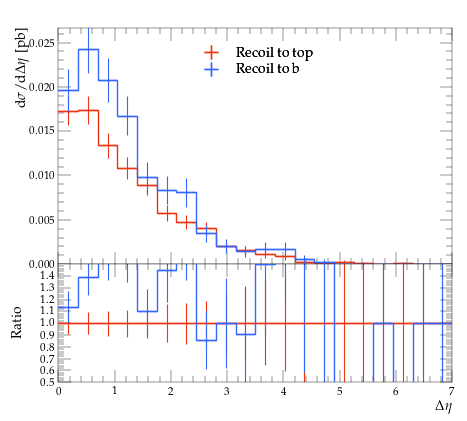

This chart was generated by the following Python code:
#! /usr/bin/env python

# This Python script was auto-generated using YODA v2.0.2.
# Analysis object: /MC_TTBAR/onelep_jetb_1_W_deta
# Timestamp: 31-07-2026 (12:23:22)

import matplotlib as mpl
import matplotlib.pyplot as plt
mpl.use('Agg') # comment out for interactive use
import os
import numpy as np

plotDir = os.path.split(os.path.realpath(__file__))[0]
if 'YODA_USER_PLOT_PATH' in globals():
    plot_outdir = globals()['YODA_USER_PLOT_PATH']
else:
    plot_outdir = plotDir

#plot style
plt.style.use(os.path.join(plotDir, '../default.mplstyle'))
# plot metadata
figW, figH = plt.rcParams['figure.figsize']
ax_xLabel = r'$\Delta \eta$'
ax_yLabel = r'$\mathrm{d}\sigma/\mathrm{d}\Delta \eta$ [pb]'
ax_title  = r''
ax_xScale = 'linear'
ax_yScale = 'linear'
xLims = (0.0, 7.0)
yLims = (0.0, 0.026661734000000003)

# TeX-friendly labels for the legend
labels = {
    'legend' : ([ r"Recoil to top", r"Recoil to b" ], r""),
}

# Adjust canvas width and height
canvasW = 10.0
canvasH = 9.0
figW *= canvasW/10.
figH *= canvasH/9.

# Create figure and axis objects
fig, (ax, ratio0_ax) = plt.subplots(2, 1, sharex=True,
                  figsize=(figW,figH), gridspec_kw={'height_ratios': (6.0, 3.0)})

# Set figure margins
plt.subplots_adjust(
    left   = 1.0 * plt.rcParams['figure.subplot.left'],
    right  = 1.0 * plt.rcParams['figure.subplot.right'],
    top    = 1.0 * plt.rcParams['figure.subplot.top'],
    bottom = 1.0 * plt.rcParams['figure.subplot.bottom'])

ratio0_ax.yaxis.set_major_locator(mpl.ticker.MultipleLocator(0.1))
ratio0_ax.set_ylim(0.5, 1.4999)
ratio0_ax.set_ylabel('Ratio')

# the numerical data is stored in a separate file
dataf = dict()
prefix = os.path.split(__file__)[0]
if prefix:    prefix = prefix + '/'
exec(open(prefix+'onelep_jetb_1_W_deta__data.py').read(), dataf)


legend_handles = dict() # keep track of handles for the legend

# style options for curves
# starts at zorder>=5 to draw curve on top of legend
styles = {
  'recoil_t': {
    'color' : '#EE3311',
    'linestyle' : '-',
    'linewidth' : 1,
    'marker' : 'none',
    'markersize' : 2,
    'capsize' : 0.0,
    'zorder' : 5,
    'histstyle' : 1,
    'drawstyle' : 'steps-pre',
    'xerrorbars' : 1,
    'yerrorbars' : 1,
    'fillcolor' : None,
    'fillopacity' : 1.0,
    'ratio0_linestyle' : '-',
    'ratio0_linewidth' : 1,
    'ratio0_marker' : 'none',
    'ratio0_markersize' : 2,
    'ratio0_capsize' : 0.0,
    'ratio0_zorder' : 5,
    'ratio0_histstyle' : 1,
    'ratio0_drawstyle' : 'steps-pre',
    'ratio0_xerrorbars' : 1,
    'ratio0_yerrorbars' : 1,
  },
  'recoil_b': {
    'color' : '#3366FF',
    'linestyle' : '-',
    'linewidth' : 1,
    'marker' : 'none',
    'markersize' : 2,
    'capsize' : 0.0,
    'zorder' : 6,
    'histstyle' : 1,
    'drawstyle' : 'steps-pre',
    'xerrorbars' : 1,
    'yerrorbars' : 1,
    'fillcolor' : None,
    'fillopacity' : 1.0,
    'ratio0_linestyle' : '-',
    'ratio0_linewidth' : 1,
    'ratio0_marker' : 'none',
    'ratio0_markersize' : 2,
    'ratio0_capsize' : 0.0,
    'ratio0_zorder' : 6,
    'ratio0_histstyle' : 1,
    'ratio0_drawstyle' : 'steps-pre',
    'ratio0_xerrorbars' : 1,
    'ratio0_yerrorbars' : 1,
  },
}

# curve from input yoda files in main panel
for label, yvals in dataf['yvals'].items():
    if all(np.isnan(v) for v in dataf['yvals'][label]):
        continue
    tmp = None
    if styles[label]['histstyle']: # draw as histogram
        xpos = dataf['xedges'][label] if styles[label]['drawstyle'] else dataf['xpoints'][label]
        ypos = np.insert(yvals, 0, yvals[0]) if styles[label]['drawstyle'] else yvals
        if styles[label]['fillcolor']: # fill area below curve
            ax.fill_between(xpos, ypos, step='pre',
                            color=styles[label]['fillcolor'],
                            alpha=styles[label]['fillopacity'])
        tmp, = ax.plot(xpos, ypos,
                       color=styles[label]['color'],
                       linestyle=styles[label]['linestyle'],
                       linewidth=styles[label]['linewidth'],
                       drawstyle=styles[label]['drawstyle'], solid_joinstyle='miter',
                       zorder=styles[label]['zorder'], label=label)
    tmp = ax.errorbar(dataf['xpoints'][label], yvals,
                      xerr=np.array(dataf['xerrs'][label])*styles[label]['xerrorbars'],
                      yerr=np.array(dataf['yerrs'][label])*styles[label]['yerrorbars'],
                      fmt=styles[label]['marker'], capsize=styles[label]['capsize'],
                      markersize=styles[label]['markersize'],
                      ecolor=styles[label]['color'],
                      color=styles[label]['color'], zorder=styles[label]['zorder'])
    tmp[-1][0].set_linestyle(styles[label]['linestyle'])
    tmp[-1][0].set_linewidth(styles[label]['linewidth'])
    if label in dataf['add_legend_handle']:  legend_handles[label] = tmp
    for varLabel in dataf['variation_yvals'].keys():
        if varLabel.startswith(label):
            tmp, = ax.plot(dataf['xedges'][label], dataf['variation_yvals'][varLabel],
                           color=styles[label]['color'],
                           linestyle=styles[label]['linestyle'],
                           linewidth=styles[label]['linewidth'],
                           drawstyle='steps-pre', solid_joinstyle='miter',
                           zorder=styles[label]['zorder'], alpha=0.5)


# plots on ratio panel
# curve from input yoda files in ratio panel
for label, yvals in dataf['ratio0_yvals'].items():
    if all(np.isnan(v) for v in yvals):
        continue
    if styles[label]['ratio0_histstyle']: # plot as histogram
        xpos = dataf['xedges']['recoil_t'] if styles[label]['ratio0_drawstyle'] else dataf['xpoints']['recoil_t']
        ypos = np.insert(yvals, 0, yvals[0]) if styles[label]['ratio0_drawstyle'] else yvals
        ratio0_ax.plot(xpos, ypos,
                       color=styles[label]['color'],
                       linewidth=styles[label]['linewidth'],
                       linestyle=styles[label]['ratio0_linestyle'],
                       drawstyle=styles[label]['ratio0_drawstyle'], zorder=styles[label]['zorder'],
                       solid_joinstyle='miter')
    tmp = ratio0_ax.errorbar(dataf['xpoints']['recoil_t'], yvals,
                             xerr=np.array(dataf['ref_xerrs'])*styles[label]['ratio0_xerrorbars'],
                             yerr=np.array(dataf['ratio0_yerrs'][label])*styles[label]['ratio0_yerrorbars'],
                             fmt=styles[label]['ratio0_marker'], capsize=styles[label]['ratio0_capsize'],
                             markersize=styles[label]['ratio0_markersize'],
                             ecolor=styles[label]['color'],
                             color=styles[label]['color'])
    tmp[-1][0].set_linestyle(styles[label]['ratio0_linestyle'])
    tmp[-1][0].set_linewidth(styles[label]['ratio0_linewidth'])

    for varlabel in dataf['ratio0_variation_vals'].keys():
        if varlabel.startswith(label):
            ratio0_ax.plot(dataf['xedges']['recoil_t'],
                            dataf['ratio0_variation_vals'][varlabel],
                            color=styles[label]['color'],
                            linestyle=styles[label]['linestyle'],
                            linewidth=styles[label]['linewidth'],
                            drawstyle='steps-pre', solid_joinstyle='miter',
                            zorder=1, alpha=0.5)

legend_items = list(legend_handles.values())
ax.add_artist(ax.legend(legend_items,
                        labels['legend'][0],
                        title=labels['legend'][1],
                        alignment='left',
                        loc='upper center',
                        bbox_to_anchor=(0.5, 0.97)))

# set plot metadata as defined above
ratio0_ax.set_xlabel(ax_xLabel)
ratio0_ax.xaxis.set_label_coords(1., -0.15)
ax.set_ylabel(ax_yLabel, ha='right', va='top')
ax.yaxis.set_label_coords(-0.11, 1.0)
ax.set_title(ax_title, loc='left')
ax.set_xscale(ax_xScale)
ax.set_yscale(ax_yScale)
ax.set_xlim(xLims)
ax.set_ylim(yLims)

# tick formatting
plt.rcParams['xtick.top'] = True
plt.rcParams['ytick.right'] = True
fig.align_ylabels((ax, ratio0_ax))
plt.savefig(os.path.join(plot_outdir, 'onelep_jetb_1_W_deta.pdf'), format='PDF')
plt.savefig(os.path.join(plot_outdir, 'onelep_jetb_1_W_deta.png'), format='PNG')

plt.close(fig)
